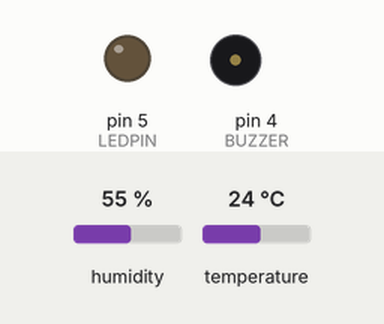
A sketch run on a simulated Arduino Uno, built with avr-gcc and run on an emulated ATmega328P. Parts: output pins drawn as LEDs (lit = HIGH), buzzer (waves = sounding). The inputs (shaded band) are chosen by the test bench; at power-on: temperature 24 °C, humidity 55 %. What the sketch prints to the serial monitor is not drawn.

Above: at 2.8 s.
2.9 s: temperature set to 27 °C
At 4.7 s:
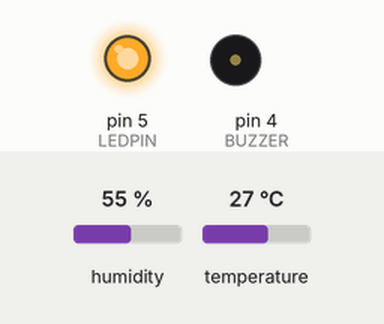
6.8 s: temperature set to 12 °C
At 7.25 s:
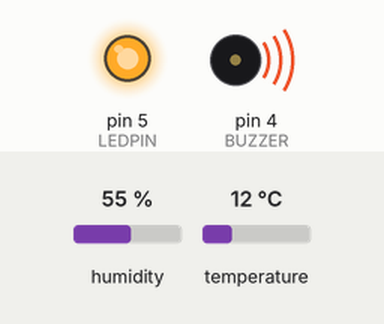
9.6 s: temperature set to 28 °C
At 11.7 s:
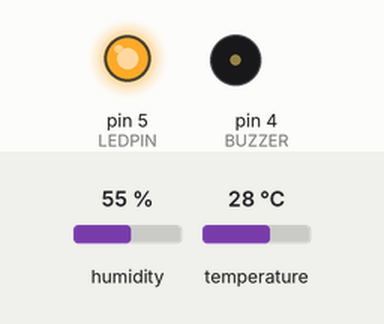
Timing chart, 0 to 19.9 s (numbered marks = the images above; inputs shaded):
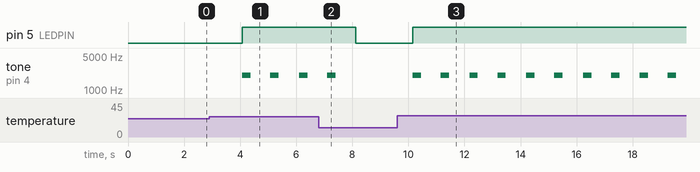

The sketch:

Tarea09.ino
```cpp
#include <DHT.h>

#define DHTPIN   2
#define DHTTYPE  DHT11
#define BUZZER   4
#define LEDPIN   5

DHT dht(DHTPIN, DHTTYPE);
const float UMBRAL_C = 25.0;

float predict_fahrenheit(float celsius) {
  return (celsius * 9.0 / 5.0) + 32.0;
}

void setup() {
  Serial.begin(9600);
  dht.begin();
  pinMode(BUZZER, OUTPUT);
  pinMode(LEDPIN, OUTPUT);
  Serial.println("TinyML: Sistema de Alarma de Temperatura (SimulIDE)");
}

void loop() {
  float c = dht.readTemperature();
  if (isnan(c)) {
    Serial.println("Error leyendo DHT");
    delay(1000);
    return;
  }

  float f = predict_fahrenheit(c);
  bool alerta = (c > UMBRAL_C);

  digitalWrite(LEDPIN, alerta ? HIGH : LOW);

  if (alerta) {
    tone(BUZZER, 2000, 300);  // beep claro
  } else {
    noTone(BUZZER);
  }

  Serial.print("C: "); Serial.print(c, 2);
  Serial.print(" | F: "); Serial.print(f, 2);
  Serial.print(" | Estado: ");
  Serial.println(alerta ? "ALERTA 🔔" : "OK ✅");

  delay(1000);
}
```

Measured:
- the behaviour switches between 25 and 26 °C on temperature (found by bisection; images 0 and 1)
- after the input at 2.9 s, pin 5 (LEDPIN): LOW → HIGH after 1.2 s; tone on pin 4 (BUZZER): alternates 2000 Hz for 0.30 s and silent for 0.71 s, starting after 1.2 s
- after the input at 6.8 s, pin 5 (LEDPIN): HIGH → LOW after 1.3 s; tone on pin 4 (BUZZER): goes on until 7.4 s, then stays silent
- after the input at 9.6 s, pin 5 (LEDPIN): LOW → HIGH after 0.55 s; tone on pin 4 (BUZZER): alternates 2000 Hz for 0.30 s and silent for 0.70 s, starting after 0.55 s
